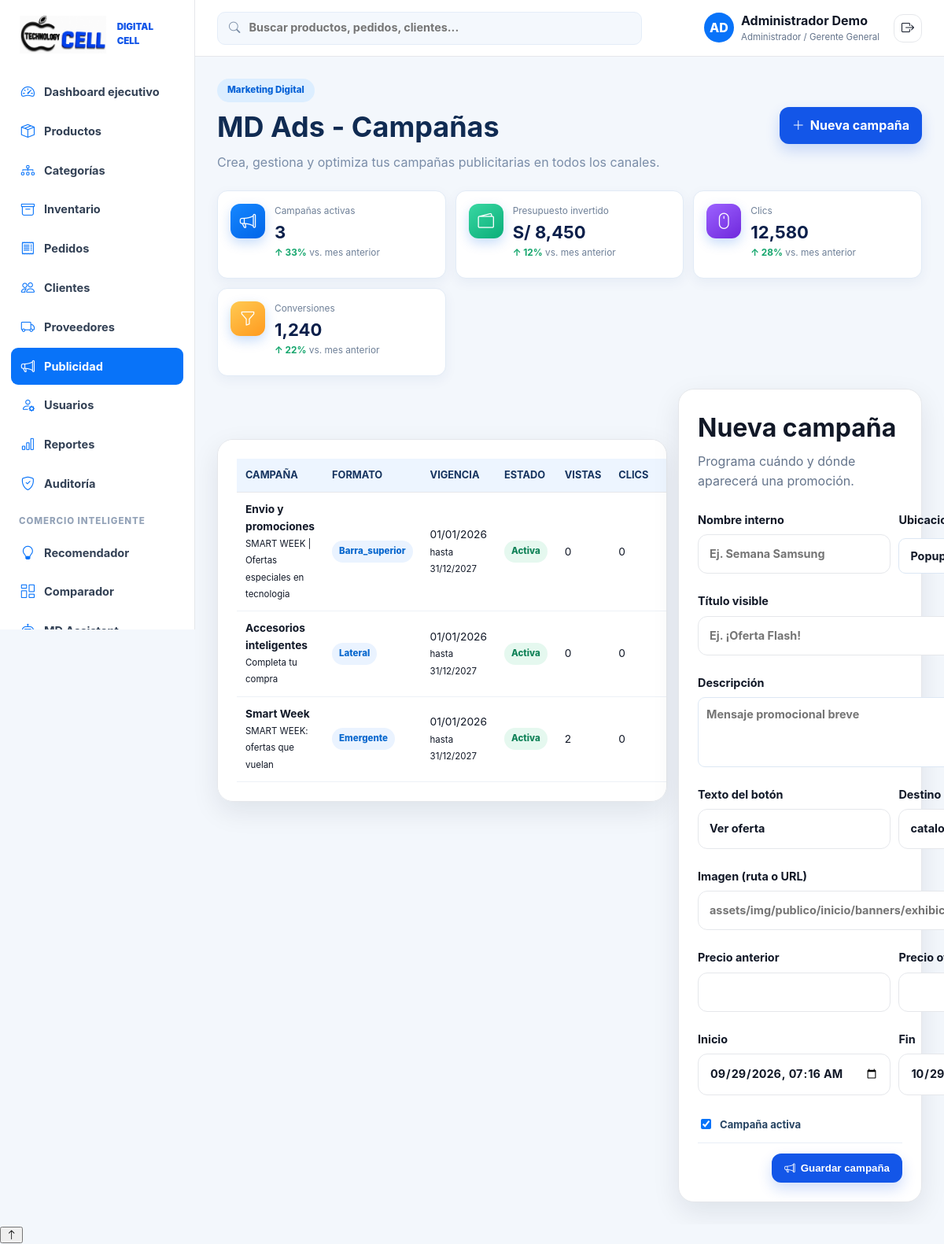
/admin/campaigns (signed in), run on the app's committed database.
### tables this page shows
CREATE TABLE `campanas_publicitarias` (
  `id` int(10) UNSIGNED NOT NULL,
  `nombre` varchar(120) NOT NULL,
  `ubicacion` enum('emergente','lateral','barra_superior') NOT NULL DEFAULT 'emergente',
  `titulo` varchar(160) NOT NULL,
  `descripcion` varchar(500) DEFAULT NULL,
  `texto_boton` varchar(80) NOT NULL DEFAULT 'Ver oferta',
  `url_boton` varchar(255) NOT NULL DEFAULT 'catalog',
  `url_imagen` varchar(255) DEFAULT NULL,
  `precio_anterior` decimal(10,2) DEFAULT NULL,
  `precio_oferta` decimal(10,2) DEFAULT NULL,
  `inicia_en` datetime NOT NULL,
  `finaliza_en` datetime NOT NULL,
  `activo` tinyint(1) NOT NULL DEFAULT 1,
  `vistas` int(10) UNSIGNED NOT NULL DEFAULT 0,
  `clics` int(10) UNSIGNED NOT NULL DEFAULT 0,
  `creado_en` timestamp NOT NULL DEFAULT current_timestamp(),
  `actualizado_en` timestamp NOT NULL DEFAULT current_timestamp() ON UPDATE current_timestamp()
);

### resources/views/roles/internos/administrador/campanias/indice.php (the view, shortened to what the rows shown need)
<header class="admin-page-head">
    <div><span class="eyebrow">Marketing Digital</span>
        <h1>MD Ads - Campañas</h1>
    </div><a class="btn btn-primary" href="#editor-campania"><i class="bi bi-plus-lg"></i> Nueva campaña</a>
</header>
<?php if (!$baseDatosDisponible): ?>
    <div class="alert alert-error">Ejecuta <code>php bin/console migrate</code> para habilitar el modulo de publicidad.</div>
<?php else: ?>
    <div class="campanias-workspace">
        <div class="panel campaign-editor" id="editor-campania">
            <div class="section-head">
                <div>
                    <h2><?= $edicion ? 'Editar campaña' : 'Nueva campaña' ?></h2>
                </div>
            </div>
        </div>
        <section class="campaign-list-section">
            <div class="panel table-wrap">
                <table class="table">
                    <tr>
                        <th>Campaña</th>
                        <th>Formato</th>
                        <th>Vigencia</th>
                        <th>Estado</th>
                        <th>Vistas</th>
                        <th>Clics</th>
                        <th>CTR</th>
                    </tr>
                    <?php foreach ($campanias as $campania): ?>
                        <?php $tasaClics = (int) $campania['vistas'] > 0 ? ((int) $campania['clics'] / (int) $campania['vistas']) * 100 : 0; ?>
                        <tr>
                            <td><strong><?= e($campania['nombre']) ?></strong><br><small><?= e($campania['titulo']) ?></small></td>
                            <td><span class="campaign-type"><?= e($campania['ubicacion']) ?></span></td>
                            <td><?= e(date('d/m/Y', strtotime((string) $campania['inicia_en']))) ?><br><small>hasta <?= e(date('d/m/Y', strtotime((string) $campania['finaliza_en']))) ?></small></td>
                            <td><?= (int) $campania['activo'] === 1 ? '<span class="status-on">Activa</span>' : '<span class="status-off">Inactiva</span>' ?></td>
                            <td><?= (int) $campania['vistas'] ?></td>
                            <td><?= (int) $campania['clics'] ?></td>
                            <td><?= number_format($tasaClics, 1) ?>%</td>
                        </tr>
                    <?php endforeach; ?>
                </table>
            </div>
        </section>
    </div>
<?php endif; ?>

### data on the page
campanas_publicitarias: nombre "Envio y promociones", titulo "SMART WEEK | Ofertas especiales en tecnologia", ubicacion "Barra_superior", inicia_en "01/01/2026", finaliza_en "31/12/2027", activo "Activa", vistas "0", clics "0"
campanas_publicitarias: nombre "Accesorios inteligentes", titulo "Completa tu compra", ubicacion "Lateral", inicia_en "01/01/2026", finaliza_en "31/12/2027", activo "Activa", vistas "0", clics "0"
campanas_publicitarias: nombre "Smart Week", titulo "SMART WEEK: ofertas que vuelan", ubicacion "Emergente", inicia_en "01/01/2026", finaliza_en "31/12/2027", activo "Activa", vistas "2", clics "0"

### other printed values
$elemento['label'] "Dashboard ejecutivo"
$elemento['label'] "Productos"
$elemento['label'] "Categorías"
$elemento['label'] "Inventario"
$elemento['label'] "Pedidos"
$elemento['label'] "Clientes"
$elemento['label'] "Proveedores"
$elemento['label'] "Publicidad"
$elemento['label'] "Usuarios"
$elemento['label'] "Reportes"
$elemento['label'] "Auditoría"
$usuarioActual['nombre'] "Administrador Demo"
form field ubicacion "Popup al ingresar"
